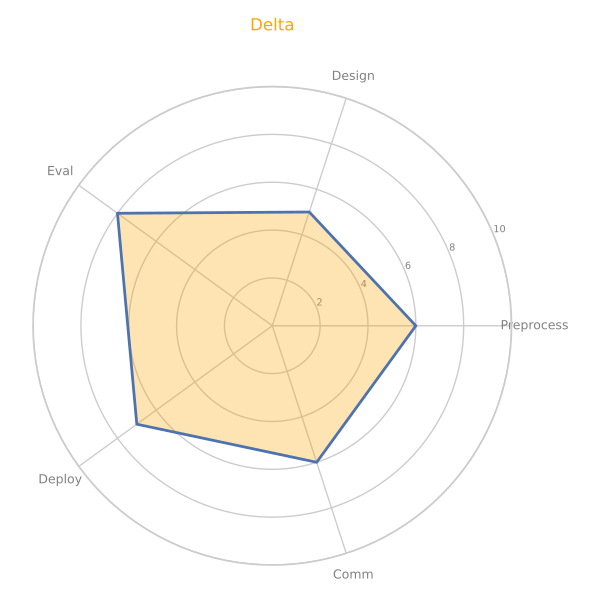

Recreate this plot in Python.
import numpy as np
import matplotlib.pyplot as plt
from math import pi

skill_areas = ['Preprocess', 'Design', 'Eval', 'Deploy', 'Comm']

alpha_team_skills = [8, 6, 7, 5, 9]
beta_team_skills = [5, 7, 8, 6, 7]
delta_team_skills = [6, 5, 8, 7, 6]

teams_data = {
    'Alpha': alpha_team_skills,
    'Beta': beta_team_skills,
    'Delta': delta_team_skills
}

team_colors = {
    'Alpha': 'red',
    'Beta': 'blue',
    'Delta': 'orange'
}

def create_radar_chart(title, team_data, labels, color):
    num_vars = len(labels)
    angles = np.linspace(0, 2 * pi, num_vars, endpoint=False).tolist()
    team_data += team_data[:1]
    angles += angles[:1]

    fig, ax = plt.subplots(figsize=(6, 6), subplot_kw=dict(polar=True))
    plt.xticks(angles[:-1], labels, color='grey', size=9)
    plt.yticks([2, 4, 6, 8, 10], ["2", "4", "6", "8", "10"], color="grey", size=7)
    plt.ylim(0, 10)

    ax.plot(angles, team_data, linewidth=2, linestyle='solid')
    ax.fill(angles, team_data, color=color, alpha=0.3)
    
    plt.title(title, size=12, color=color, y=1.1)

for team_name, skill_levels in teams_data.items():
    create_radar_chart(f'{team_name}', skill_levels, skill_areas, team_colors[team_name])

plt.tight_layout()
plt.show()
